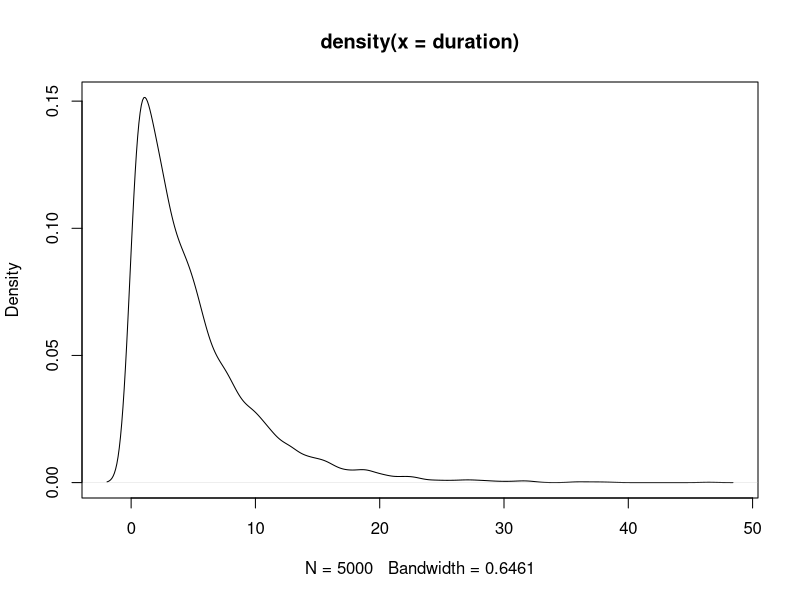

Here is the R script that generated this plot:

# illustration for Fiona 
# show the equivalence between parametric and discrete
# parametric model with exp distribtion is the same
# as intercept logistic model using person-period data
# equivalance in the same of likelihood function is proportional
set.seed(2345)
# simulate data from exp distribution
# rate=lambda=0.2, mean=1/lambda=5
# censored at time=6
sim<-5000
duration<-rexp(sim,rate=0.2)
plot(density(duration))
x<-pmin(duration,6)

censored<-ifelse(duration<=6,0,1)

# we further make the duration integer so that we can compare
# with discrete model better

x<-ceiling(x)


# define log ll function and get paramter for parametric model

expll <- function(parm) {
  n=length(x)
  temp=rep(0,n)
  lambda=exp(parm)
  for (i in 1:n){
    if (censored[i]!=1){
      temp[i]=log(lambda)+(-lambda*x[i])
    }
    else {
      temp[i]=-lambda*x[i]
    }
  }
  ll=sum(temp)
  return(-ll)
}

initial=0
bfgs_optim = optim(initial,expll,method="BFGS",hessian = TRUE)
# estimated lambda=0.184
print(exp(bfgs_optim$par))


# we can approximate it using logisic model using person-period data
# in this case, we estimate hazard function
# for exp distribution, hazard=lambda constant
# notice in discrete model, hazard is conditional prob
# in general, it is not

nbs=length(x)
mydata=data.frame()
for (id in 1:nbs){
  for (t in 1:x[id]){
    if ((t==x[id]) & censored[id]==0) status=1
    else status=0
    row=list(id=id,t=t,event=status)
    mydata=rbind(mydata,row)
  }
}

logit_model<-glm(event~1,data=mydata,family = "binomial")

# we get 0.185 
exp(logit_model$coefficients[1])/(1+exp(logit_model$coefficients[1]))